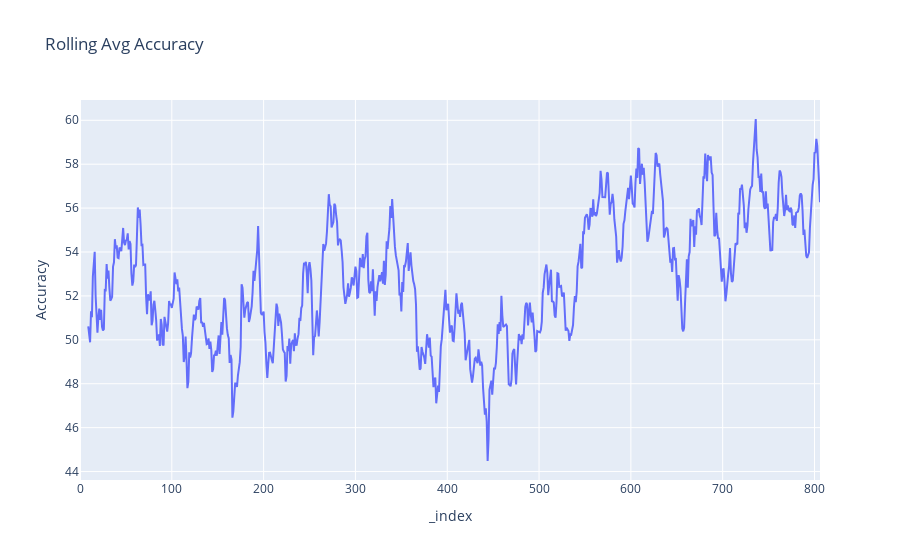

The cell this chart's notebook holds for it:
### Code cell
import plotly.express as px

mod = 10

fig = px.line(dfr, x=dfr.index, y= (dfr['ShotsLanded'].rolling(window=mod).sum() /
                                   dfr['ShotsFired'].rolling(window=mod).sum()*100), 
              labels={'x':"# of Games Played", 'y': 'Accuracy'},
              title='Rolling Avg Accuracy')

fig.show()

### Figure 1 — Plotly figure (JSON) as saved in the notebook; plotly's stock layout.template omitted (floating-point values rounded to 4 significant figures; data arrays with more than 128 entries replaced by an {"elided": "..."} marker saying what was removed)
{"data": [{"hovertemplate": "_index=%{x}<br>Accuracy=%{y}<extra></extra>", "legendgroup": "", "line": {"color": "#636efa", "dash": "solid"}, "marker": {"symbol": "circle"}, "mode": "lines", "name": "", "orientation": "v", "showlegend": false, "type": "scatter", "x": {"elided": "807 int values"}, "xaxis": "x", "y": {"elided": "807 float values"}, "yaxis": "y"}], "layout": {"legend": {"tracegroupgap": 0}, "title": {"text": "Rolling Avg Accuracy"}, "xaxis": {"anchor": "y", "domain": [0, 1], "title": {"text": "_index"}}, "yaxis": {"anchor": "x", "domain": [0, 1], "title": {"text": "Accuracy"}}}}
